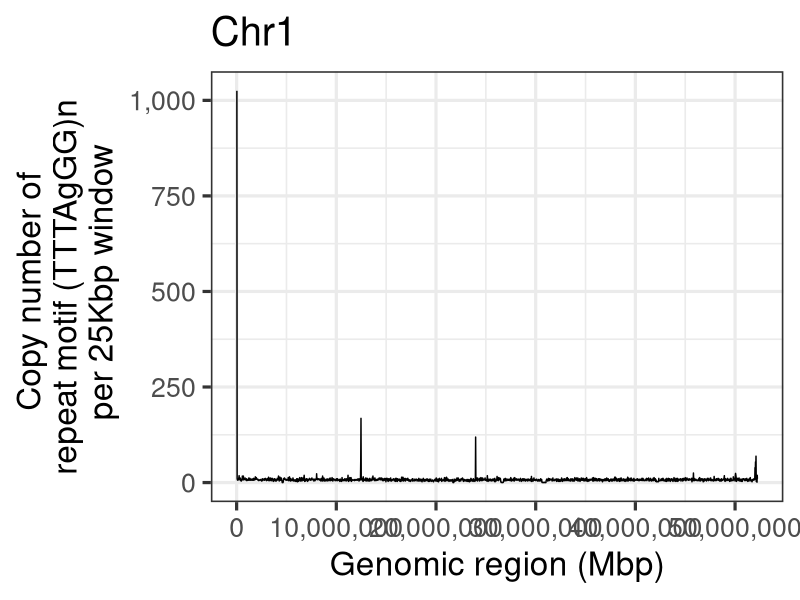
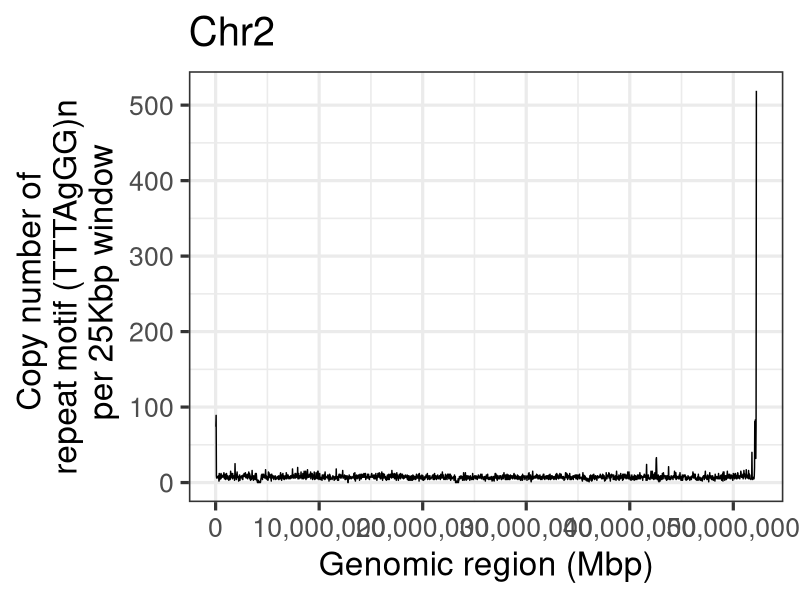
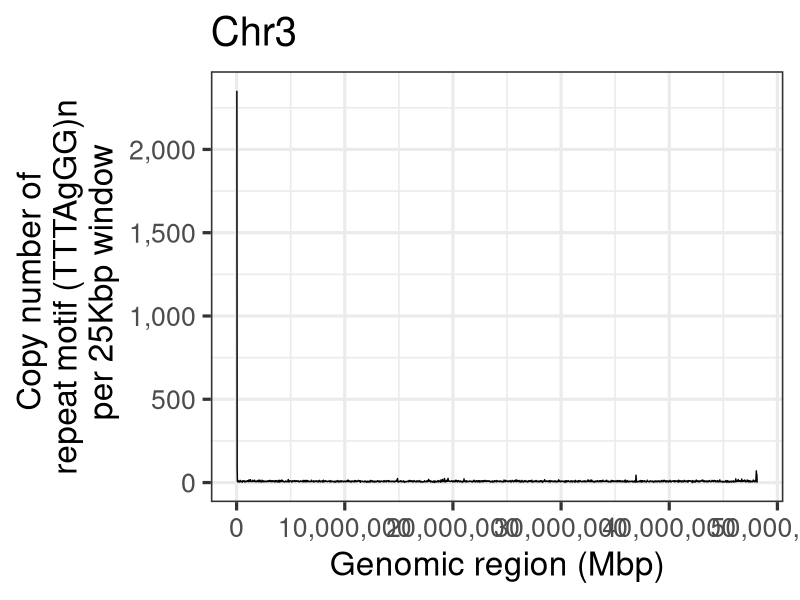
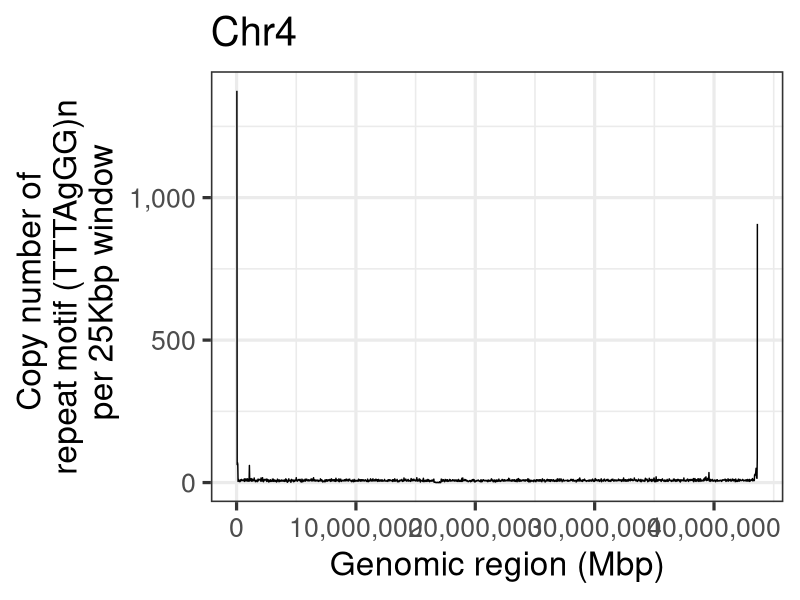
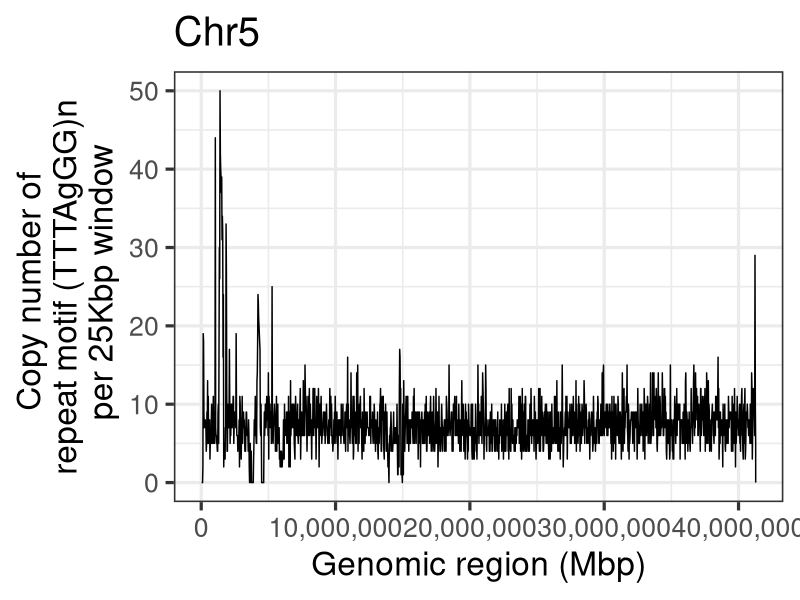
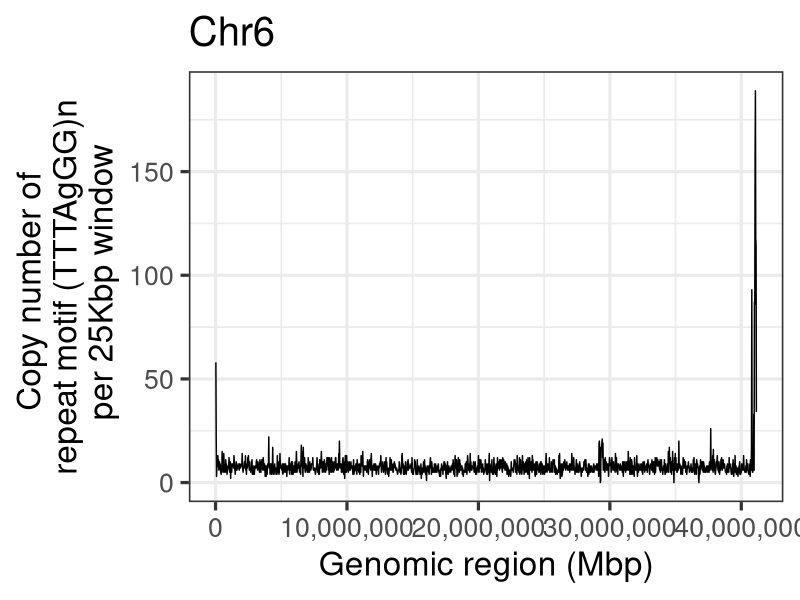
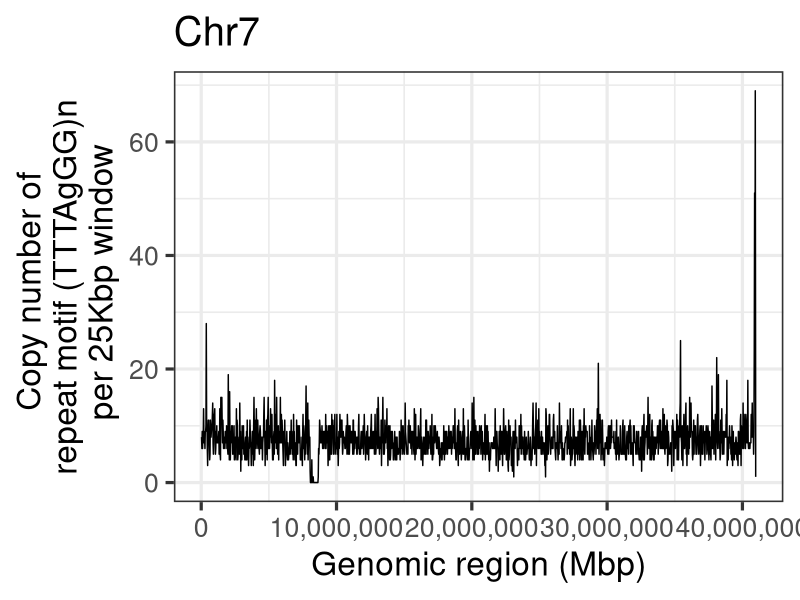
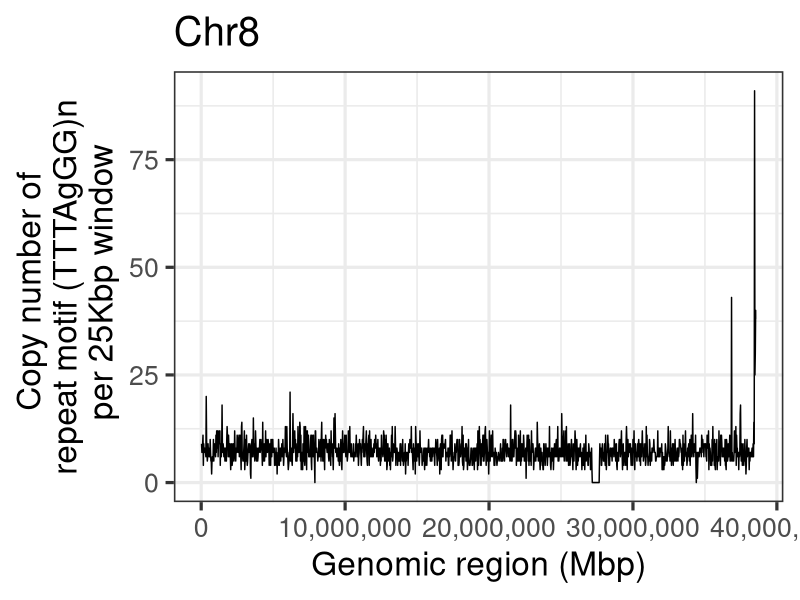

R code for these plots, in order:
## load libraries


library(ggplot2)
library(dplyr)
library(scales)
library(patchwork)

## Load data

data_telo = read.table("telo_cov.txt", h  = T, sep = ",")


## Plot

chr1 = ggplot(filter(data_telo, chr == "Chr1"), aes(x=end, y=covtelo)) +
  geom_line()+
  scale_x_continuous(labels = comma_format(big.mark = ",", decimal.mark = "."))+
  scale_y_continuous(labels = comma_format(big.mark = ",", decimal.mark = "."))+
  labs(title = "Chr1", x = "Genomic region (Mbp)", y = "Copy number of \n repeat motif (TTTAgGG)n \n per 25Kbp window") +
  theme_bw(base_size = 24)

chr1  



chr2 = ggplot(filter(data_telo, chr == "Chr2"), aes(x=end, y=covtelo)) +
  geom_line()+
  scale_x_continuous(labels = comma_format(big.mark = ",", decimal.mark = "."))+
  scale_y_continuous(labels = comma_format(big.mark = ",", decimal.mark = "."))+
  labs(title = "Chr2", x = "Genomic region (Mbp)", y = "Copy number of \n repeat motif (TTTAgGG)n \n per 25Kbp window") +
  theme_bw(base_size = 24)

chr2 


chr3 = ggplot(filter(data_telo, chr == "Chr3"), aes(x=end, y=covtelo)) +
  geom_line()+
  scale_x_continuous(labels = comma_format(big.mark = ",", decimal.mark = "."))+
  scale_y_continuous(labels = comma_format(big.mark = ",", decimal.mark = "."))+
  labs(title = "Chr3", x = "Genomic region (Mbp)", y = "Copy number of \n repeat motif (TTTAgGG)n \n per 25Kbp window") +
  theme_bw(base_size = 24)

chr3 



chr4 = ggplot(filter(data_telo, chr == "Chr4"), aes(x=end, y=covtelo)) +
  geom_line()+
  scale_x_continuous(labels = comma_format(big.mark = ",", decimal.mark = "."))+
  scale_y_continuous(labels = comma_format(big.mark = ",", decimal.mark = "."))+
  labs(title = "Chr4", x = "Genomic region (Mbp)", y = "Copy number of \n repeat motif (TTTAgGG)n \n per 25Kbp window") +
  theme_bw(base_size = 24)

chr4 



chr5 = ggplot(filter(data_telo, chr == "Chr5"), aes(x=end, y=covtelo)) +
  geom_line()+
  scale_x_continuous(labels = comma_format(big.mark = ",", decimal.mark = "."))+
  scale_y_continuous(labels = comma_format(big.mark = ",", decimal.mark = "."))+
  labs(title = "Chr5", x = "Genomic region (Mbp)", y = "Copy number of \n repeat motif (TTTAgGG)n \n per 25Kbp window") +
  theme_bw(base_size = 24)

chr5 

chr6 = ggplot(filter(data_telo, chr == "Chr6"), aes(x=end, y=covtelo)) +
  geom_line()+
  scale_x_continuous(labels = comma_format(big.mark = ",", decimal.mark = "."))+
  scale_y_continuous(labels = comma_format(big.mark = ",", decimal.mark = "."))+
  labs(title = "Chr6", x = "Genomic region (Mbp)", y = "Copy number of \n repeat motif (TTTAgGG)n \n per 25Kbp window") +
  theme_bw(base_size = 24)

chr6 


chr7 = ggplot(filter(data_telo, chr == "Chr7"), aes(x=end, y=covtelo)) +
  geom_line()+
  scale_x_continuous(labels = comma_format(big.mark = ",", decimal.mark = "."))+
  scale_y_continuous(labels = comma_format(big.mark = ",", decimal.mark = "."))+
  labs(title = "Chr7", x = "Genomic region (Mbp)", y = "Copy number of \n repeat motif (TTTAgGG)n \n per 25Kbp window") +
  theme_bw(base_size = 24)

chr7 


chr8 = ggplot(filter(data_telo, chr == "Chr8"), aes(x=end, y=covtelo)) +
  geom_line()+
  scale_x_continuous(labels = comma_format(big.mark = ",", decimal.mark = "."))+
  scale_y_continuous(labels = comma_format(big.mark = ",", decimal.mark = "."))+
  labs(title = "Chr8", x = "Genomic region (Mbp)", y = "Copy number of \n repeat motif (TTTAgGG)n \n per 25Kbp window") +
  theme_bw(base_size = 24)

chr8 



chr9 = ggplot(filter(data_telo, chr == "Chr9"), aes(x=end, y=covtelo)) +
  geom_line()+
  scale_x_continuous(labels = comma_format(big.mark = ",", decimal.mark = "."))+
  scale_y_continuous(labels = comma_format(big.mark = ",", decimal.mark = "."))+
  labs(title = "Chr9", x = "Genomic region (Mbp)", y = "Copy number of \n repeat motif (TTTAgGG)n \n per 25Kbp window") +
  theme_bw(base_size = 24)

chr9 



chr10 = ggplot(filter(data_telo, chr == "Chr10"), aes(x=end, y=covtelo)) +
  geom_line()+
  scale_x_continuous(labels = comma_format(big.mark = ",", decimal.mark = "."))+
  scale_y_continuous(labels = comma_format(big.mark = ",", decimal.mark = "."))+
  labs(title = "Chr10", x = "Genomic region (Mbp)", y = "Copy number of \n repeat motif (TTTAgGG)n \n per 25Kbp window") +
  theme_bw(base_size = 24)

chr10 



chr11 = ggplot(filter(data_telo, chr == "Chr11"), aes(x=end, y=covtelo)) +
  geom_line()+
  scale_x_continuous(labels = comma_format(big.mark = ",", decimal.mark = "."))+
  scale_y_continuous(labels = comma_format(big.mark = ",", decimal.mark = "."))+
  labs(title = "Chr11", x = "Genomic region (Mbp)", y = "Copy number of \n repeat motif (TTTAgGG)n \n per 25Kbp window") +
  theme_bw(base_size = 24)

chr11 

chr12 = ggplot(filter(data_telo, chr == "Chr12"), aes(x=end, y=covtelo)) +
  geom_line()+
  scale_x_continuous(labels = comma_format(big.mark = ",", decimal.mark = "."))+
  scale_y_continuous(labels = comma_format(big.mark = ",", decimal.mark = "."))+
  labs(title = "Chr12", x = "Genomic region (Mbp)", y = "Copy number of \n repeat motif (TTTAgGG)n \n per 25Kbp window") +
  theme_bw(base_size = 24)

chr12 


chr13 = ggplot(filter(data_telo, chr == "Chr13"), aes(x=end, y=covtelo)) +
  geom_line()+
  scale_x_continuous(labels = comma_format(big.mark = ",", decimal.mark = "."))+
  scale_y_continuous(labels = comma_format(big.mark = ",", decimal.mark = "."))+
  labs(title = "Chr13", x = "Genomic region (Mbp)", y = "Copy number of \n repeat motif (TTTAgGG)n \n per 25Kbp window") +
  theme_bw(base_size = 24)

chr13 


chr14 = ggplot(filter(data_telo, chr == "Chr14"), aes(x=end, y=covtelo)) +
  geom_line()+
  scale_x_continuous(labels = comma_format(big.mark = ",", decimal.mark = "."))+
  scale_y_continuous(labels = comma_format(big.mark = ",", decimal.mark = "."))+
  labs(title = "Chr14", x = "Genomic region (Mbp)", y = "Copy number of \n repeat motif (TTTAgGG)n \n per 25Kbp window") +
  theme_bw(base_size = 24)

chr14 



chr15 = ggplot(filter(data_telo, chr == "Chr15"), aes(x=end, y=covtelo)) +
  geom_line()+
  scale_x_continuous(labels = comma_format(big.mark = ",", decimal.mark = "."))+
  scale_y_continuous(labels = comma_format(big.mark = ",", decimal.mark = "."))+
  labs(title = "Chr15", x = "Genomic region (Mbp)", y = "Copy number of \n repeat motif (TTTAgGG)n \n per 25Kbp window") +
  theme_bw(base_size = 24)

chr15


chr16 = ggplot(filter(data_telo, chr == "Chr16"), aes(x=end, y=covtelo)) +
  geom_line()+
  scale_x_continuous(labels = comma_format(big.mark = ",", decimal.mark = "."))+
  scale_y_continuous(labels = comma_format(big.mark = ",", decimal.mark = "."))+
  labs(title = "Chr16", x = "Genomic region (Mbp)", y = "Copy number of \n repeat motif (TTTAgGG)n \n per 25Kbp window") +
  theme_bw(base_size = 24)

chr16


chr17 = ggplot(filter(data_telo, chr == "Chr17"), aes(x=end, y=covtelo)) +
  geom_line()+
  scale_x_continuous(labels = comma_format(big.mark = ",", decimal.mark = "."))+
  scale_y_continuous(labels = comma_format(big.mark = ",", decimal.mark = "."))+
  labs(title = "Chr17", x = "Genomic region (Mbp)", y = "Copy number of \n repeat motif (TTTAgGG)n \n per 25Kbp window") +
  theme_bw(base_size = 24)

chr17



chr18 = ggplot(filter(data_telo, chr == "Chr18"), aes(x=end, y=covtelo)) +
  geom_line()+
  scale_x_continuous(labels = comma_format(big.mark = ",", decimal.mark = "."))+
  scale_y_continuous(labels = comma_format(big.mark = ",", decimal.mark = "."))+
  labs(title = "Chr18", x = "Genomic region (Mbp)", y = "Copy number of \n repeat motif (TTTAgGG)n \n per 25Kbp window") +
  theme_bw(base_size = 24)

chr18 



chr19 = ggplot(filter(data_telo, chr == "Chr19"), aes(x=end, y=covtelo)) +
  geom_line()+
  scale_x_continuous(labels = comma_format(big.mark = ",", decimal.mark = "."))+
  scale_y_continuous(labels = comma_format(big.mark = ",", decimal.mark = "."))+
  labs(title = "Chr19", x = "Genomic region (Mbp)", y = "Copy number of \n repeat motif (TTTAgGG)n \n per 25Kbp window") +
  theme_bw(base_size = 24)

chr19



chr20 = ggplot(filter(data_telo, chr == "Chr20"), aes(x=end, y=covtelo)) +
  geom_line()+
  scale_x_continuous(labels = comma_format(big.mark = ",", decimal.mark = "."))+
  scale_y_continuous(labels = comma_format(big.mark = ",", decimal.mark = "."))+
  labs(title = "Chr20", x = "Genomic region (Mbp)", y = "Copy number of \n repeat motif (TTTAgGG)n \n per 25Kbp window") +
  theme_bw(base_size = 24)

chr20


chr21 = ggplot(filter(data_telo, chr == "Chr21"), aes(x=end, y=covtelo)) +
  geom_line()+
  scale_x_continuous(labels = comma_format(big.mark = ",", decimal.mark = "."))+
  scale_y_continuous(labels = comma_format(big.mark = ",", decimal.mark = "."))+
  labs(title = "Chr21", x = "Genomic region (Mbp)", y = "Copy number of \n repeat motif (TTTAgGG)n \n per 25Kbp window") +
  theme_bw(base_size = 24)

chr21


chr22 = ggplot(filter(data_telo, chr == "Chr22"), aes(x=end, y=covtelo)) +
  geom_line()+
  scale_x_continuous(labels = comma_format(big.mark = ",", decimal.mark = "."))+
  scale_y_continuous(labels = comma_format(big.mark = ",", decimal.mark = "."))+
  labs(title = "Chr22", x = "Genomic region (Mbp)", y = "Copy number of \n repeat motif (TTTAgGG)n \n per 25Kbp window") +
  theme_bw(base_size = 24)

chr22

chr23 = ggplot(filter(data_telo, chr == "Chr23"), aes(x=end, y=covtelo)) +
  geom_line()+
  scale_x_continuous(labels = comma_format(big.mark = ",", decimal.mark = "."))+
  scale_y_continuous(labels = comma_format(big.mark = ",", decimal.mark = "."))+
  labs(title = "Chr23", x = "Genomic region (Mbp)", y = "Copy number of \n repeat motif (TTTAgGG)n \n per 25Kbp window") +
  theme_bw(base_size = 24)

chr23



chr24 = ggplot(filter(data_telo, chr == "Chr24"), aes(x=end, y=covtelo)) +
  geom_line()+
  scale_x_continuous(labels = comma_format(big.mark = ",", decimal.mark = "."))+
  scale_y_continuous(labels = comma_format(big.mark = ",", decimal.mark = "."))+
  labs(title = "Chr24", x = "Genomic region (Mbp)", y = "Copy number of \n repeat motif (TTTAgGG)n \n per 25Kbp window") +
  theme_bw(base_size = 24)

chr24


chr25 = ggplot(filter(data_telo, chr == "Chr25"), aes(x=end, y=covtelo)) +
  geom_line()+
  scale_x_continuous(labels = comma_format(big.mark = ",", decimal.mark = "."))+
  scale_y_continuous(labels = comma_format(big.mark = ",", decimal.mark = "."))+
  labs(title = "Chr25", x = "Genomic region (Mbp)", y = "Copy number of \n repeat motif (TTTAgGG)n \n per 25Kbp window") +
  theme_bw(base_size = 24)

chr25



chr26 = ggplot(filter(data_telo, chr == "Chr26"), aes(x=end, y=covtelo)) +
  geom_line()+
  scale_x_continuous(labels = comma_format(big.mark = ",", decimal.mark = "."))+
  scale_y_continuous(labels = comma_format(big.mark = ",", decimal.mark = "."))+
  labs(title = "Chr26", x = "Genomic region (Mbp)", y = "Copy number of \n repeat motif (TTTAgGG)n \n per 25Kbp window") +
  theme_bw(base_size = 24)

chr26


chr27 = ggplot(filter(data_telo, chr == "Chr27"), aes(x=end, y=covtelo)) +
  geom_line()+
  scale_x_continuous(labels = comma_format(big.mark = ",", decimal.mark = "."))+
  scale_y_continuous(labels = comma_format(big.mark = ",", decimal.mark = "."))+
  labs(title = "Chr27", x = "Genomic region (Mbp)", y = "Copy number of \n repeat motif (TTTAgGG)n \n per 25Kbp window") +
  theme_bw(base_size = 24)

chr27



chr28 = ggplot(filter(data_telo, chr == "Chr28"), aes(x=end, y=covtelo)) +
  geom_line()+
  scale_x_continuous(labels = comma_format(big.mark = ",", decimal.mark = "."))+
  scale_y_continuous(labels = comma_format(big.mark = ",", decimal.mark = "."))+
  labs(title = "Chr28", x = "Genomic region (Mbp)", y = "Copy number of \n repeat motif (TTTAgGG)n \n per 25Kbp window") +
  theme_bw(base_size = 24)

chr28




### plot arrangement

(chr1 | chr8 | chr15 | chr22) /
  (chr2 | chr9 | chr16 | chr23 ) /
  (chr3 | chr10 | chr17 | chr24 ) /
  (chr4 | chr11 | chr18 | chr25 ) /
  (chr5 | chr12 | chr19 | chr26 ) /
  (chr6 | chr13 | chr20 | chr27 ) /
  (chr7 | chr14 | chr21 | chr28 ) 
  
  
  